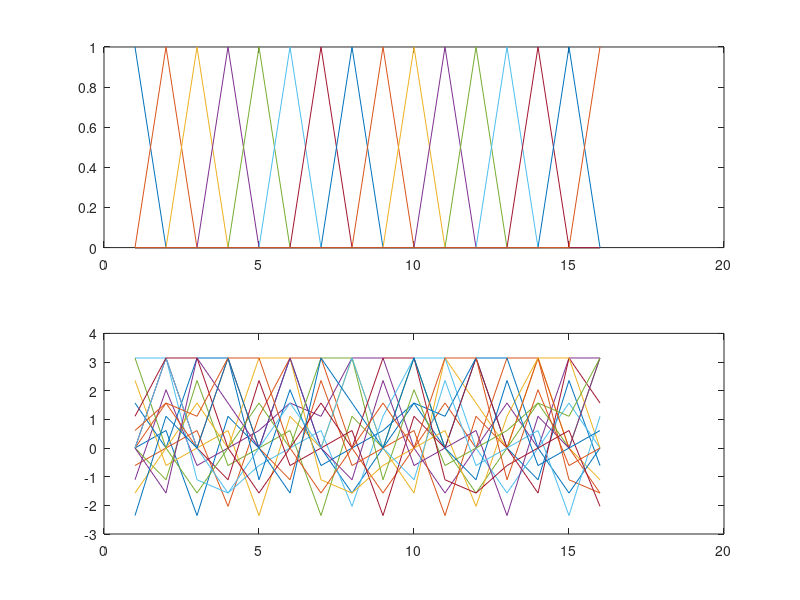
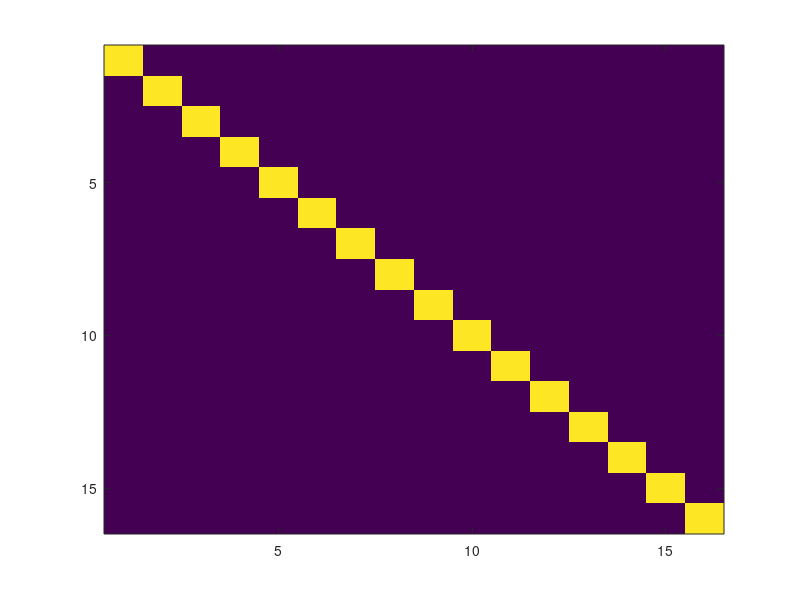

MATLAB code to generate these figures, in order:
clc;
clear all;
x = [1 1 4 -4 -3 2 5 -6 3 2 4 -2 5 9 -8 4]';
F = dftmtx(length(x));
Fh = (1/length(x))*F';
A = Fh*F;
figure;
subplot(211);
plot(abs(A));
subplot(212);
plot(angle(A));

figure;
imagesc(abs(A));